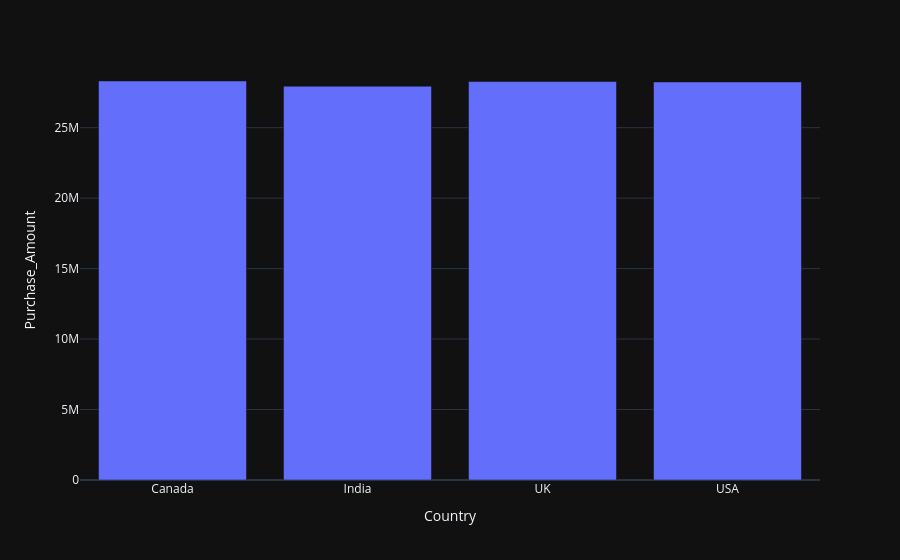

Source (notebook cell):
### Markdown cell above
Revenue by Country

### Code cell
country_rev = df.groupby('Country')['Purchase_Amount'].sum().reset_index()

px.bar(country_rev,
       x='Country',
       y='Purchase_Amount')

### Figure 1 — Plotly figure (JSON) as saved in the notebook; plotly's stock layout.template omitted (floating-point values rounded to 4 significant figures)
{"data": [{"hovertemplate": "Country=%{x}<br>Purchase_Amount=%{y}<extra></extra>", "legendgroup": "", "marker": {"color": "#636efa", "pattern": {"shape": ""}}, "name": "", "orientation": "v", "showlegend": false, "textposition": "auto", "x": ["Canada", "India", "UK", "USA"], "xaxis": "x", "y": [28310000.0, 27940000.0, 28270000.0, 28240000.0], "yaxis": "y", "type": "bar"}], "layout": {"xaxis": {"anchor": "y", "domain": [0.0, 1.0], "title": {"text": "Country"}}, "yaxis": {"anchor": "x", "domain": [0.0, 1.0], "title": {"text": "Purchase_Amount"}}, "legend": {"tracegroupgap": 0}, "margin": {"t": 60}, "barmode": "relative"}}
